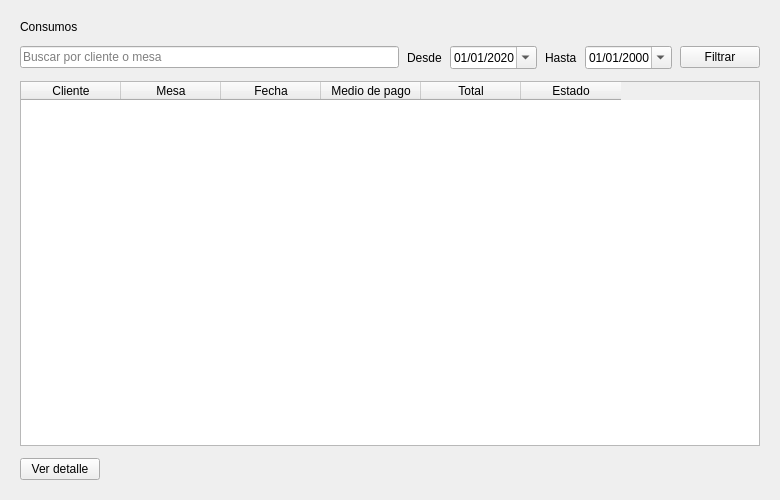
<?xml version="1.0" encoding="UTF-8"?>
<ui version="4.0">
 <class>VentanaConsumo</class>
 <widget class="QWidget" name="VentanaConsumo">
  <property name="geometry">
   <rect>
    <x>0</x>
    <y>0</y>
    <width>780</width>
    <height>500</height>
   </rect>
  </property>
  <property name="windowTitle">
   <string>Consumo</string>
  </property>
   <layout class="QVBoxLayout" name="layout_principal">
    <property name="spacing">
     <number>12</number>
    </property>
    <property name="leftMargin">
     <number>20</number>
    </property>
    <property name="topMargin">
     <number>20</number>
    </property>
    <property name="rightMargin">
     <number>20</number>
    </property>
    <property name="bottomMargin">
     <number>20</number>
    </property>
    <item>
     <widget class="QLabel" name="label_titulo">
      <property name="text">
       <string>Consumos</string>
      </property>
     </widget>
    </item>
    <item>
     <layout class="QHBoxLayout" name="layout_filtro">
      <property name="spacing">
       <number>8</number>
      </property>
      <item>
       <widget class="QLineEdit" name="lineEdit_filtro">
        <property name="placeholderText">
         <string>Buscar por cliente o mesa</string>
        </property>
       </widget>
      </item>
      <item>
       <widget class="QLabel" name="label_desde">
        <property name="text">
         <string>Desde</string>
        </property>
       </widget>
      </item>
      <item>
       <widget class="QDateEdit" name="dateEdit_desde">
        <property name="calendarPopup">
         <bool>true</bool>
        </property>
        <property name="displayFormat">
         <string>dd/MM/yyyy</string>
        </property>
        <property name="date">
         <date>
          <year>2020</year>
          <month>1</month>
          <day>1</day>
         </date>
        </property>
       </widget>
      </item>
      <item>
       <widget class="QLabel" name="label_hasta">
        <property name="text">
         <string>Hasta</string>
        </property>
       </widget>
      </item>
      <item>
       <widget class="QDateEdit" name="dateEdit_hasta">
        <property name="calendarPopup">
         <bool>true</bool>
        </property>
        <property name="displayFormat">
         <string>dd/MM/yyyy</string>
        </property>
       </widget>
      </item>
      <item>
       <widget class="QPushButton" name="pushButton_buscar">
        <property name="text">
         <string>Filtrar</string>
        </property>
       </widget>
      </item>
     </layout>
    </item>
    <item>
     <widget class="QTableWidget" name="tableWidget_consumos">
      <property name="alternatingRowColors">
       <bool>true</bool>
      </property>
      <property name="selectionMode">
       <enum>QAbstractItemView::SingleSelection</enum>
      </property>
      <property name="selectionBehavior">
       <enum>QAbstractItemView::SelectRows</enum>
      </property>
      <property name="editTriggers">
       <set>QAbstractItemView::NoEditTriggers</set>
      </property>
      <column>
       <property name="text">
        <string>Cliente</string>
       </property>
      </column>
      <column>
       <property name="text">
        <string>Mesa</string>
       </property>
      </column>
      <column>
       <property name="text">
        <string>Fecha</string>
       </property>
      </column>
      <column>
       <property name="text">
        <string>Medio de pago</string>
       </property>
      </column>
      <column>
       <property name="text">
        <string>Total</string>
       </property>
      </column>
      <column>
       <property name="text">
        <string>Estado</string>
       </property>
      </column>
     </widget>
    </item>
    <item>
     <layout class="QHBoxLayout" name="layout_botones">
      <property name="spacing">
       <number>8</number>
      </property>
      <item>
       <widget class="QPushButton" name="pushButton_detalle">
        <property name="text">
         <string>Ver detalle</string>
        </property>
       </widget>
      </item>
      <item>
       <spacer name="espaciador_botones">
        <property name="orientation">
         <enum>Qt::Horizontal</enum>
        </property>
        <property name="sizeHint" stdset="0">
         <size>
          <width>40</width>
          <height>20</height>
         </size>
        </property>
       </spacer>
      </item>
     </layout>
    </item>
   </layout>
 </widget>
 <resources/>
 <connections/>
</ui>
